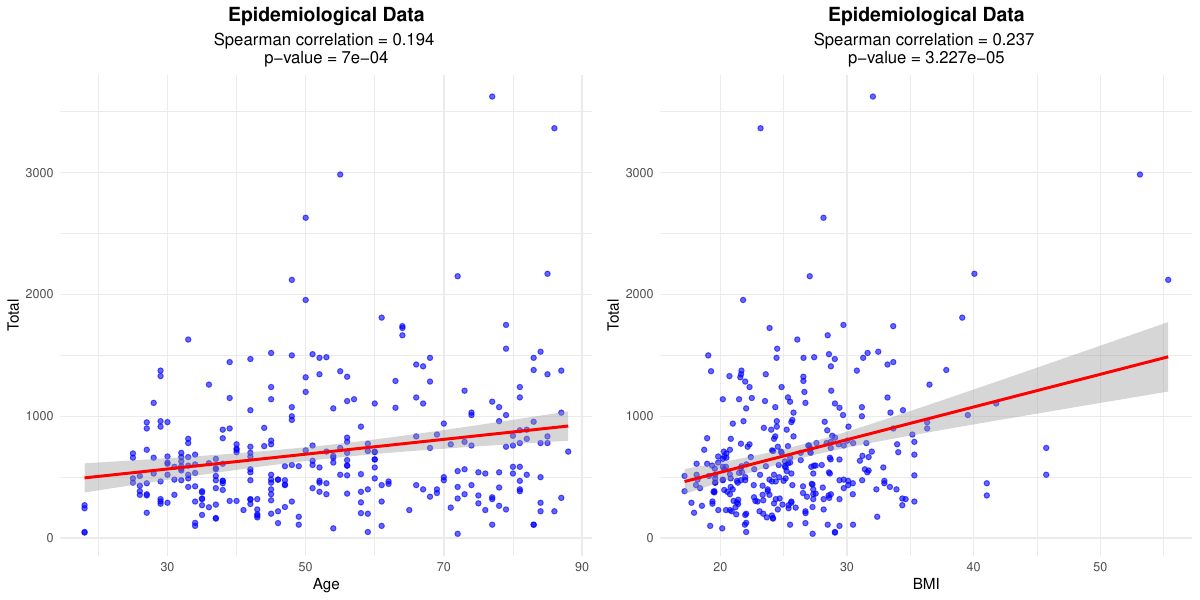

Write R code to recreate this figure.
# Load required libraries
library(ggplot2)
library(tidyverse)

# Read the data with semicolon separator
data <- read.csv("Test.csv", sep=";", dec=",")

# Calculate Spearman correlations
cor_total_age <- cor.test(data$Total, data$Age, method="spearman")
cor_total_bmi <- cor.test(data$Total, data$BMI, method="spearman")

# Create scatter plot for Total vs Age
plot1 <- ggplot(data, aes(x = Age, y = Total)) +
  geom_point(color = "blue", alpha = 0.6) +
  geom_smooth(method = "lm", color = "red", se = TRUE) +
  labs(title = "Epidemiological Data",
       subtitle = paste("Spearman correlation =", 
                    round(cor_total_age$estimate, 3),
                    "\np-value =", round(cor_total_age$p.value, 4)),
       x = "Age",
       y = "Total") +
  theme_minimal() +
  theme(plot.title = element_text(size = 14, face = "bold", hjust = 0.5),
        plot.subtitle = element_text(size = 12, hjust = 0.5))

# Create scatter plot for Total vs BMI
plot2 <- ggplot(data, aes(x = BMI, y = Total)) +
  geom_point(color = "blue", alpha = 0.6) +
  geom_smooth(method = "lm", color = "red", se = TRUE) +
  labs(title = "Epidemiological Data",
       subtitle = paste("Spearman correlation =", 
                    round(cor_total_bmi$estimate, 3),
                    "\np-value = 3.227e-05"),
       x = "BMI",
       y = "Total") +
  theme_minimal() +
  theme(plot.title = element_text(size = 14, face = "bold", hjust = 0.5),
        plot.subtitle = element_text(size = 12, hjust = 0.5))

# Arrange plots side by side
library(gridExtra)
pdf("correlation_plots.pdf", width = 12, height = 6)
grid.arrange(plot1, plot2, ncol = 2)
dev.off()

# Save plots as PNG as well
png("correlation_plots.png", width = 1200, height = 600)
grid.arrange(plot1, plot2, ncol = 2)
dev.off() 